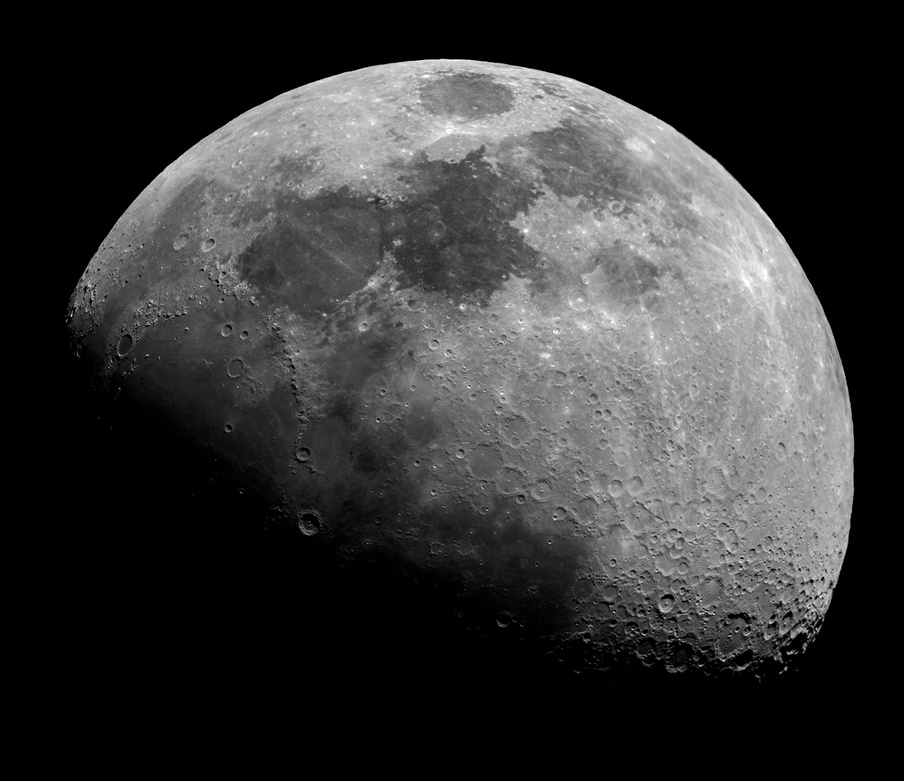
#> input picture images/moon.jpg, 904 x 781 px, shrunk from 1400 x 1209 before the run
$ python 10_54_sobel_filter.py
#> lines starting #> are read from the running program, lines starting #| are printed output that depends on the picture
from skimage import img_as_int
import cv2
import numpy as np
from pylab import *
import scipy.ndimage.filters as filters

#img = cv2.imread('images/profile.jpg', 0)
img = cv2.imread('images/moon.jpg',0)
#> img is the input picture: shape (781, 904); min 0, max 255, mean 53.4

sobel_operator_v = np.array([
  [-1, 0, 1],
  [-2, 0 ,2],
  [-1, 0, 1]
])

sobelX = cv2.Sobel(img, -1, 1, 0, ksize=5)
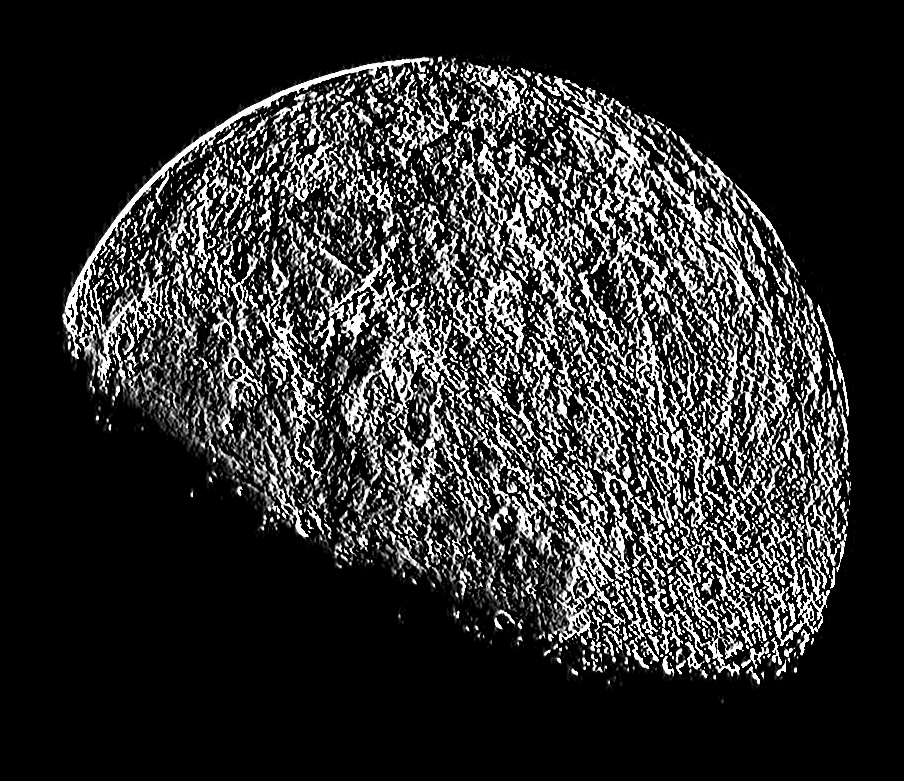
#> sobelX: shape (781, 904); min 0, max 255, mean 47.2
sobelY = cv2.Sobel(img, -1, 0, 1, ksize=5)
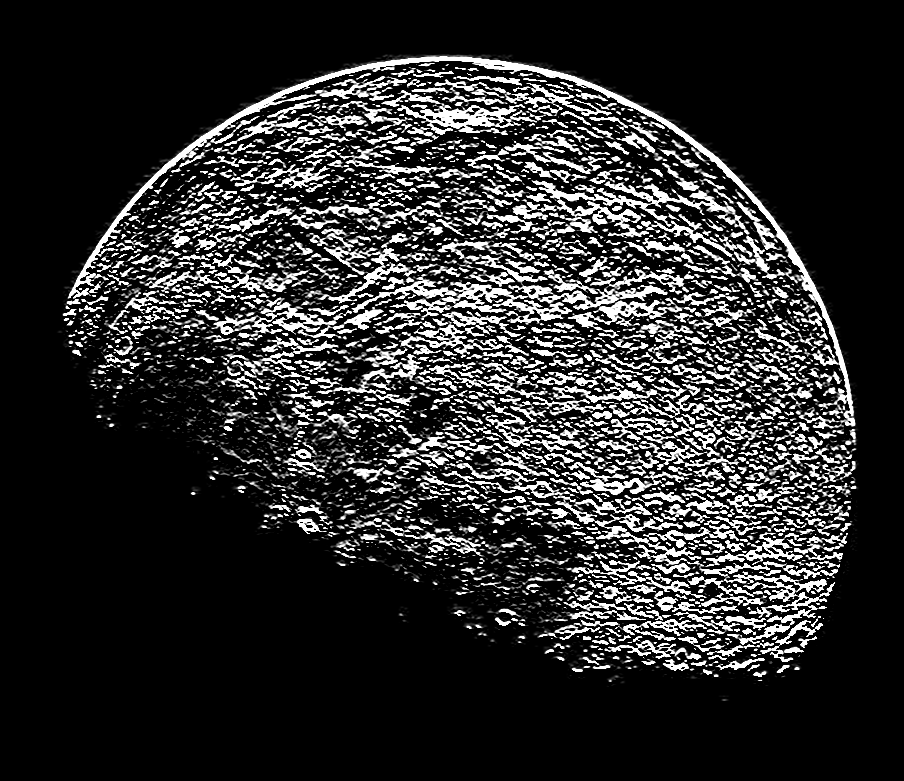
#> sobelY: shape (781, 904); min 0, max 255, mean 44.1

subplot(2,2,1)
plt.imshow(sobelX, cmap='gray')
plt.title('(-1, 1, 0)')

subplot(2,2,2)
plt.imshow(sobelY, cmap='gray')
plt.title('(-1, 0, 1)')

subplot(2,2,3)
plt.imshow(filters.convolve(img_as_int(img), sobel_operator_v), cmap='gray')
plt.title('sobel vertical')

subplot(2,2,4)
plt.imshow(filters.convolve(img_as_int(img), sobel_operator_v.T), cmap='gray')
plt.title('sobel horizontal')

plt.show()
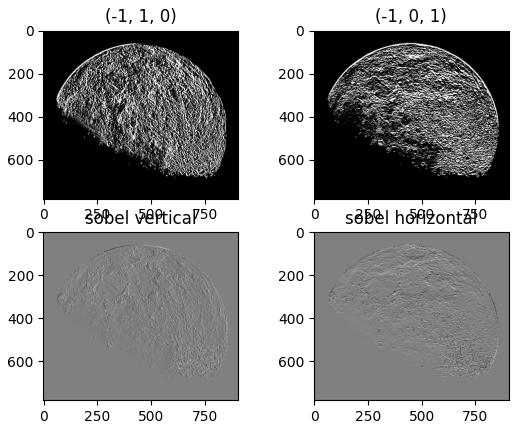
#> figure drawn by matplotlib, 4 panels

$ run again, with images/Mercury.bmp saved as images/moon.jpg
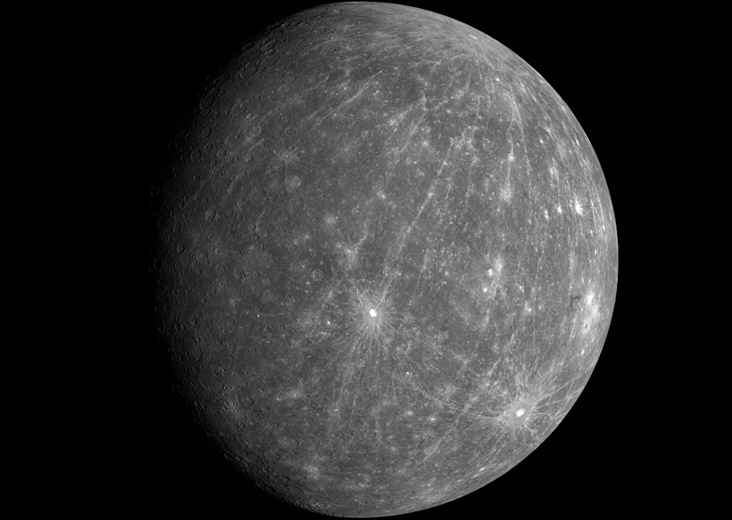
#> input picture images/Mercury.bmp, 732 x 520 px
#> img is the input picture: shape (520, 732); min 0, max 255, mean 49.1
#> `sobelY = cv2.Sobel(img, -1, 0, 1, ksize=5)`:
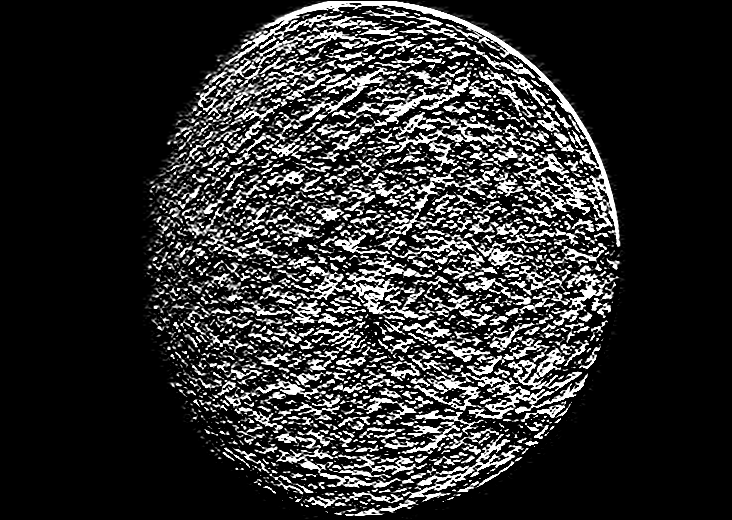
#> sobelY: shape (520, 732); min 0, max 255, mean 46.8
#> `plt.show()`:
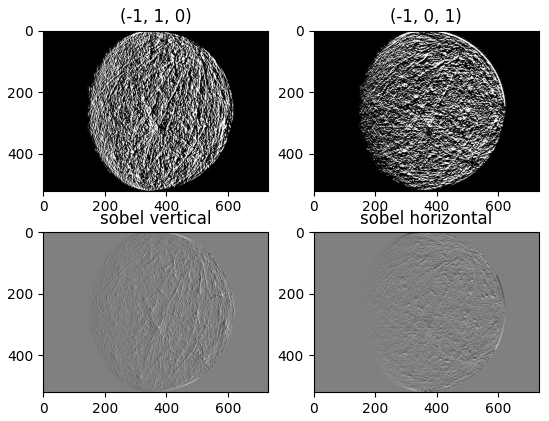
#> figure drawn by matplotlib, 4 panels

$ run again, with images/girlface.bmp saved as images/moon.jpg
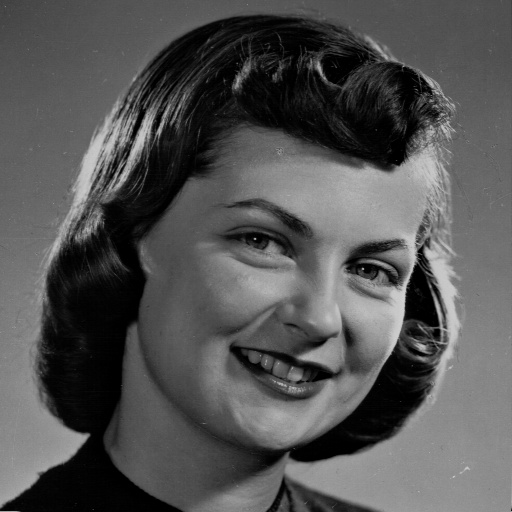
#> input picture images/girlface.bmp, 512 x 512 px
#> img is the input picture: shape (512, 512); min 0, max 209, mean 83.6
#> `sobelY = cv2.Sobel(img, -1, 0, 1, ksize=5)`:
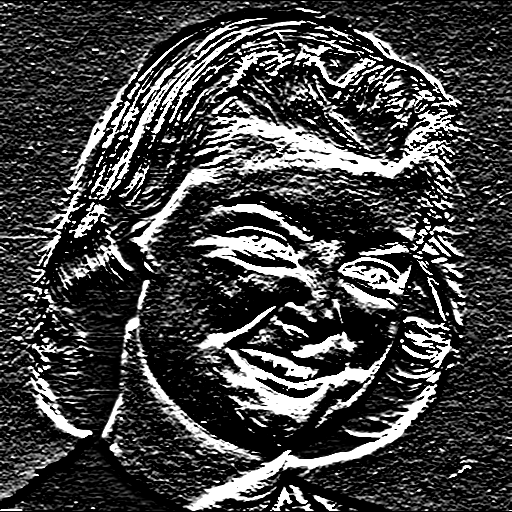
#> sobelY: shape (512, 512); min 0, max 255, mean 66
#> `plt.show()`:
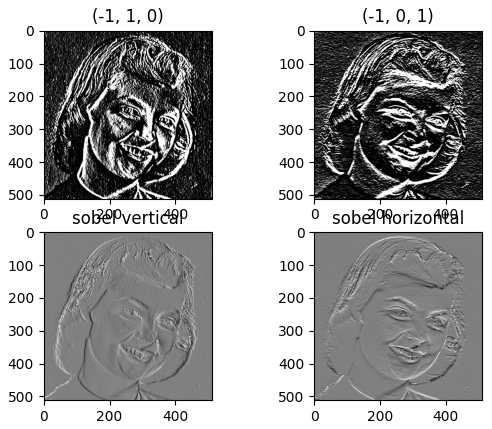
#> figure drawn by matplotlib, 4 panels
